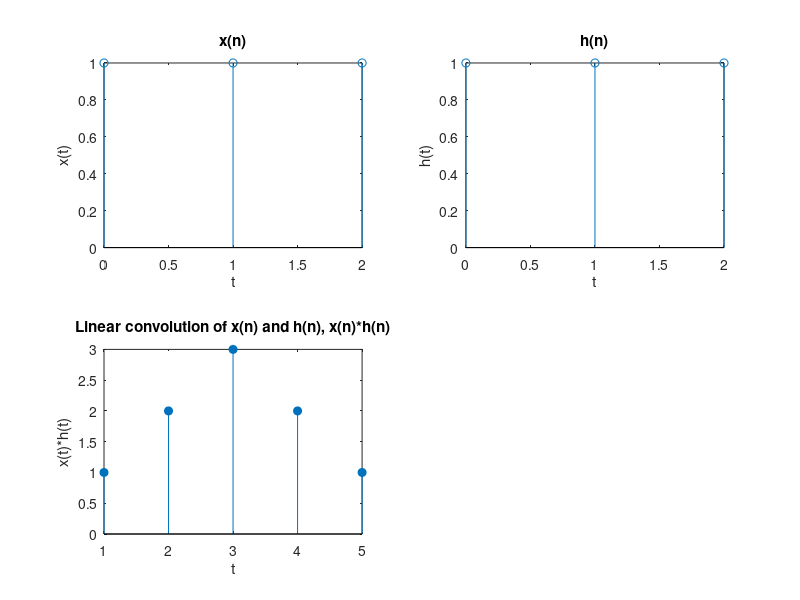

Write the MATLAB code that produced this figure.
%% Linear Convolution of x[n]= {1,1,1} and h[n]={1,1,1}.

t=[0,1,2]
x = [1,1,1]
h = [1,1,1]
clin = conv(x,h)
subplot(2,2,1)
stem(t,x)
title("x(n)")
xlabel("t")
ylabel("x(t)")

subplot(2,2,2)
stem(t,h)
title("h(n)")
xlabel("t")
ylabel("h(t)")

subplot(2,2,3)
stem(clin, 'filled')
title("Linear convolution of x(n) and h(n), x(n)*h(n)")
xlabel("t")
ylabel("x(t)*h(t)")

